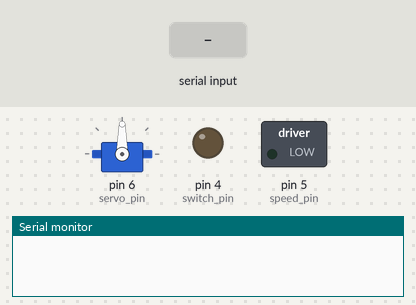
The sketch below on a simulated Arduino Uno, built with avr-gcc and run on an emulated ATmega328P. On the bench: servo, switched loads named in the sketch (green lamp = pin HIGH), output pins drawn as LEDs (lit = HIGH), the last lines printed to the serial monitor. The inputs (shaded band) are chosen by the test bench.

Above: at 1.2 s.
1.3 s: "1" received over Serial
At 2.2 s:
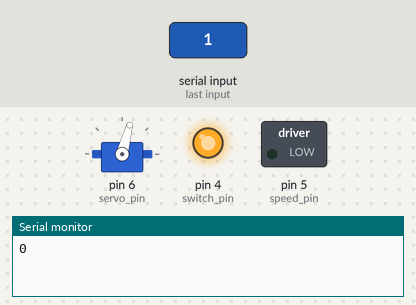
2.8 s: "H" received over Serial
At 3.3 s:
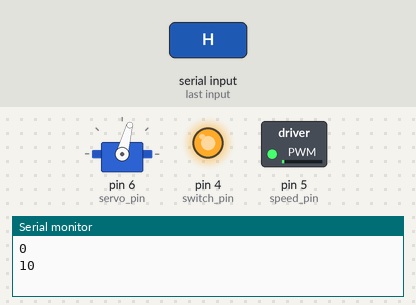
4.3 s: "0" received over Serial
At 5.5 s:
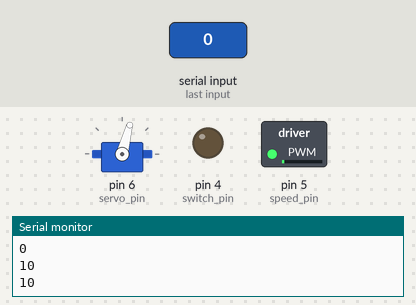
5.8 s: "L" received over Serial
At 6.8 s:
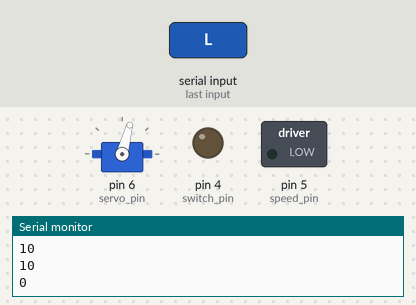
Timing chart, 0 to 8.3 s (numbered marks = the images above; inputs shaded):
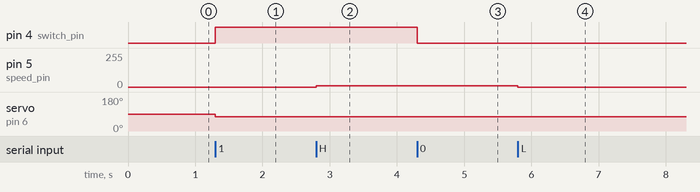

The sketch:

sketch_aug23b.ino
```cpp
/* control fan motor & server */
#include <Servo.h>

Servo fan_angle;

int speed_pin = 5, switch_pin = 4, servo_pin = 6, fan_speed = 0, angle = (30 + 120) / 2;
char readBT = 0;

void fan_angle_change(char mode, int min_angle = 30, int max_angle = 120);

void setup() {
  Serial.begin(2000000);
  pinMode(speed_pin, OUTPUT);
  pinMode(switch_pin, OUTPUT);

  fan_angle.attach(servo_pin);
}

void loop() {
  if (Serial.available() > 0) {
    readBT = Serial.read();
    if (readBT == '1') {
      digitalWrite(switch_pin, HIGH);
    }
    else if (readBT == '0') {
      digitalWrite(switch_pin, LOW);
    }
    else if (readBT == 'L') {
      fan_speed-=10;
    }
    else if (readBT == 'H') {
      fan_speed+=10;
    }
    else if (readBT == 'N') {
      fan_speed += 0;
    }
//    else if (readBT == 'M') {
//      fan_speed = 0;
//      digitalWrite(switch_pin, LOW);
//    }

    else if (readBT == 's') {
      angle += 0;
    }
    else if (readBT == 'l') {
      angle+=5;
    }
    else if (readBT == 'r') {
      angle-=5;
    }

    if (fan_speed > 1023) {
      fan_speed = 1023;
    }
    else if (fan_speed < 0) {
      fan_speed = 0;
    }

    if (angle <= 30) {
      angle = 30;
    }
    else if (angle >= 120) {
      angle = 120;
    }

    Serial.println(fan_speed);
    fan_angle.write(angle);
    analogWrite(speed_pin, fan_speed);
  }
//  else if (!Serial.available()) {
//    digitalWrite(switch_pin, LOW);
//  }
}
```

Measured:
- after the input at 1.3 s, pin 4 (switch_pin): LOW → HIGH at once; servo on pin 6 (servo_pin): 90° → 75° at once
- after the input at 2.8 s, pin 5 (speed_pin): 0/255 → 10/255 at once
- after the input at 4.3 s, pin 4 (switch_pin): HIGH → LOW at once
- after the input at 5.8 s, pin 5 (speed_pin): 10/255 → 0/255 at once
